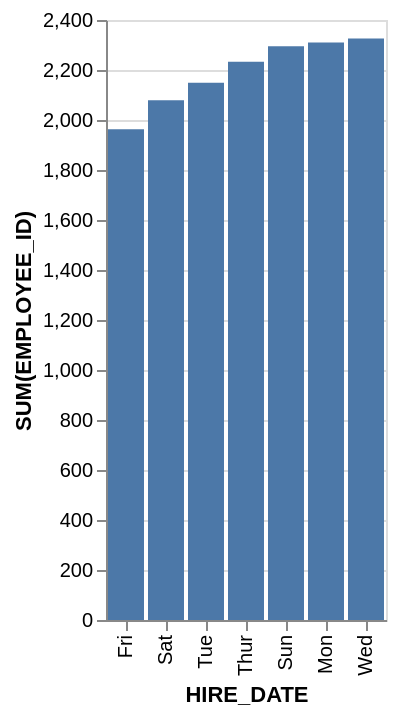

Write a Vega-Lite specification for this figure.
### Vega-Lite specification from a JSON file in a GitHub repository (floating-point values rounded to 4 significant figures)
{"data": {"values": [{"x_data": "Mon", "y_data": 2310}, {"x_data": "Tue", "y_data": 2149}, {"x_data": "Wed", "y_data": 2326}, {"x_data": "Thur", "y_data": 2233}, {"x_data": "Fri", "y_data": 1963}, {"x_data": "Sat", "y_data": 2079}, {"x_data": "Sun", "y_data": 2295}]}, "mark": "bar", "encoding": {"x": {"field": "x_data", "type": "nominal", "title": "HIRE_DATE", "sort": {"op": "sum", "field": "y_data", "order": "ascending"}}, "y": {"field": "y_data", "type": "quantitative", "title": "SUM(EMPLOYEE_ID)"}}}
